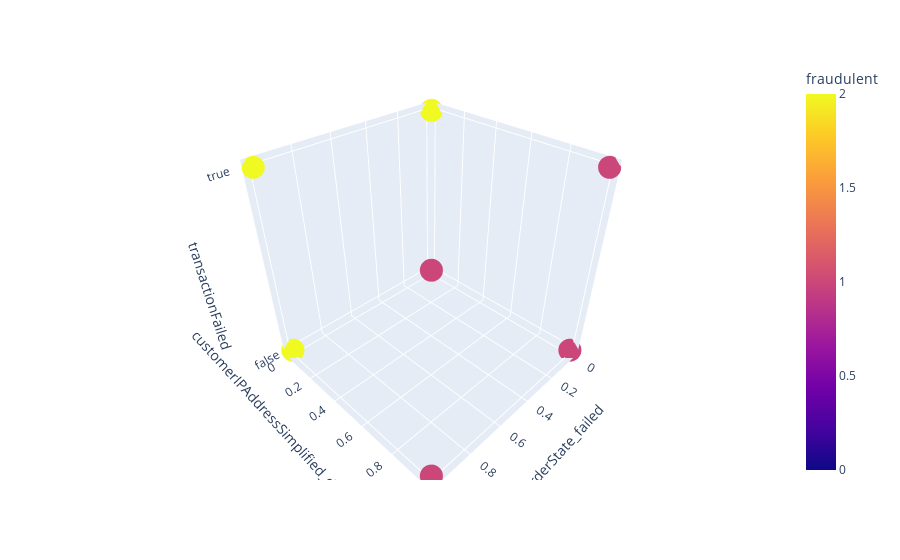

Notebook source saved alongside this figure:
### Markdown cell above
## Scatter 3D

### Code cell
import plotly.express as px

fig = px.scatter_3d(data, x='orderState_failed', y='customerIPAddressSimplified_digits_and_letters', z='transactionFailed', color='fraudulent')
fig.show()

### Figure 1 — Plotly figure (JSON) as saved in the notebook; plotly's stock layout.template omitted (floating-point values rounded to 4 significant figures; data arrays with more than 128 entries replaced by an {"elided": "..."} marker saying what was removed)
{"data": [{"hovertemplate": "orderState_failed=%{x}<br>customerIPAddressSimplified_digits_and_letters=%{y}<br>transactionFailed=%{z}<br>fraudulent=%{marker.color}<extra></extra>", "legendgroup": "", "marker": {"color": {"elided": "623 int values"}, "coloraxis": "coloraxis", "symbol": "circle"}, "mode": "markers", "name": "", "scene": "scene", "showlegend": false, "type": "scatter3d", "x": {"elided": "623 int values"}, "y": {"elided": "623 int values"}, "z": {"elided": "623 bool values"}}], "layout": {"coloraxis": {"colorbar": {"title": {"text": "fraudulent"}}, "colorscale": [[0, "#0d0887"], [0.1111, "#46039f"], [0.2222, "#7201a8"], [0.3333, "#9c179e"], [0.4444, "#bd3786"], [0.5556, "#d8576b"], [0.6667, "#ed7953"], [0.7778, "#fb9f3a"], [0.8889, "#fdca26"], [1, "#f0f921"]]}, "legend": {"tracegroupgap": 0}, "margin": {"t": 60}, "scene": {"domain": {"x": [0, 1], "y": [0, 1]}, "xaxis": {"title": {"text": "orderState_failed"}}, "yaxis": {"title": {"text": "customerIPAddressSimplified_digits_and_letters"}}, "zaxis": {"title": {"text": "transactionFailed"}}}}}
